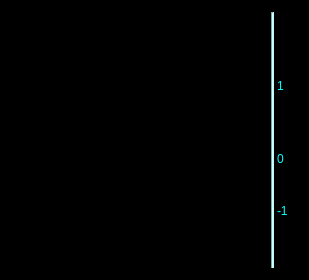
      <widget class="QFrame" name="frame_19">
       <property name="sizePolicy">
        <sizepolicy hsizetype="Expanding" vsizetype="Expanding">
         <horstretch>0</horstretch>
         <verstretch>0</verstretch>
        </sizepolicy>
       </property>
       <property name="maximumSize">
        <size>
         <width>16777215</width>
         <height>280</height>
        </size>
       </property>
       <property name="palette">
        <palette>
         <active>
          <colorrole role="Button">
           <brush brushstyle="SolidPattern">
            <color alpha="255">
             <red>0</red>
             <green>0</green>
             <blue>0</blue>
            </color>
           </brush>
          </colorrole>
          <colorrole role="Base">
           <brush brushstyle="SolidPattern">
            <color alpha="255">
             <red>0</red>
             <green>0</green>
             <blue>0</blue>
            </color>
           </brush>
          </colorrole>
          <colorrole role="Window">
           <brush brushstyle="SolidPattern">
            <color alpha="255">
             <red>0</red>
             <green>0</green>
             <blue>0</blue>
            </color>
           </brush>
          </colorrole>
         </active>
         <inactive>
          <colorrole role="Button">
           <brush brushstyle="SolidPattern">
            <color alpha="255">
             <red>0</red>
             <green>0</green>
             <blue>0</blue>
            </color>
           </brush>
          </colorrole>
          <colorrole role="Base">
           <brush brushstyle="SolidPattern">
            <color alpha="255">
             <red>0</red>
             <green>0</green>
             <blue>0</blue>
            </color>
           </brush>
          </colorrole>
          <colorrole role="Window">
           <brush brushstyle="SolidPattern">
            <color alpha="255">
             <red>0</red>
             <green>0</green>
             <blue>0</blue>
            </color>
           </brush>
          </colorrole>
         </inactive>
         <disabled>
          <colorrole role="Button">
           <brush brushstyle="SolidPattern">
            <color alpha="255">
             <red>0</red>
             <green>0</green>
             <blue>0</blue>
            </color>
           </brush>
          </colorrole>
          <colorrole role="Base">
           <brush brushstyle="SolidPattern">
            <color alpha="255">
             <red>0</red>
             <green>0</green>
             <blue>0</blue>
            </color>
           </brush>
          </colorrole>
          <colorrole role="Window">
           <brush brushstyle="SolidPattern">
            <color alpha="255">
             <red>0</red>
             <green>0</green>
             <blue>0</blue>
            </color>
           </brush>
          </colorrole>
         </disabled>
        </palette>
       </property>
       <property name="autoFillBackground">
        <bool>false</bool>
       </property>
       <property name="styleSheet">
        <string notr="true">background-color: rgb(0, 0, 0);</string>
       </property>
       <property name="frameShape">
        <enum>QFrame::StyledPanel</enum>
       </property>
       <property name="frameShadow">
        <enum>QFrame::Raised</enum>
       </property>
       <layout class="QHBoxLayout" name="horizontalLayout_11">
        <item>
         <layout class="QHBoxLayout" name="horizontalLayout_8">
          <property name="spacing">
           <number>3</number>
          </property>
          <item>
           <widget class="PyDMWaveformPlot" name="wfpRawPlusWeight">
            <property name="toolTip">
             <string/>
            </property>
            <property name="whatsThis">
             <string>
    PyDMWaveformPlot is a widget to plot one or more waveforms.

    Each curve can plot either a Y-axis waveform vs. its indices,
    or a Y-axis waveform against an X-axis waveform.

    Parameters
    ----------
    parent : optional
        The parent of this widget.
    init_x_channels: optional
        init_x_channels can be a string with the address for a channel,
        or a list of strings, each containing an address for a channel.
        If not specified, y-axis waveforms will be plotted against their
        indices. If a list is specified for both init_x_channels and
        init_y_channels, they both must have the same length.
        If a single x channel was specified, and a list of y channels are
        specified, all y channels will be plotted against the same x channel.
    init_y_channels: optional
        init_y_channels can be a string with the address for a channel,
        or a list of strings, each containing an address for a channel.
        If a list is specified for both init_x_channels and init_y_channels,
        they both must have the same length.
        If a single x channel was specified, and a list of y channels are
        specified, all y channels will be plotted against the same x channel.
    background: optional
        The background color for the plot.  Accepts any arguments that
        pyqtgraph.mkColor will accept.
    </string>
            </property>
            <property name="title" stdset="0">
             <string>${SENS_NAME} Raw + Weight Function</string>
            </property>
            <property name="curves">
             <stringlist>
              <string>{&quot;y_channel&quot;: &quot;ca://TORO:${AREA}:${POS}:S_R_WF&quot;, &quot;x_channel&quot;: &quot;ca://TORO:${AREA}:${POS}:WF_TIME.VALA&quot;, &quot;name&quot;: &quot;${INST} Raw Waveform&quot;, &quot;color&quot;: &quot;white&quot;, &quot;lineStyle&quot;: 1, &quot;lineWidth&quot;: 1, &quot;symbol&quot;: null, &quot;symbolSize&quot;: 10, &quot;redraw_mode&quot;: 2}</string>
              <string>{&quot;y_channel&quot;: &quot;ca://TORO:${AREA}:${POS}:SCL_VWF.AVAL&quot;, &quot;x_channel&quot;: &quot;ca://TORO:${AREA}:${POS}:WF_TIME.VALA&quot;, &quot;name&quot;: &quot;${INST}A Weight Function&quot;, &quot;color&quot;: &quot;cyan&quot;, &quot;lineStyle&quot;: 2, &quot;lineWidth&quot;: 1, &quot;symbol&quot;: null, &quot;symbolSize&quot;: 10, &quot;redraw_mode&quot;: 2}</string>
             </stringlist>
            </property>
            <property name="autoRangeX">
             <bool>false</bool>
            </property>
            <property name="maxXRange">
             <double>1458.000000000000000</double>
            </property>
           </widget>
          </item>
          <item>
           <widget class="Line" name="line_2">
            <property name="palette">
             <palette>
              <active>
               <colorrole role="Button">
                <brush brushstyle="SolidPattern">
                 <color alpha="255">
                  <red>180</red>
                  <green>255</green>
                  <blue>255</blue>
                 </color>
                </brush>
               </colorrole>
               <colorrole role="Base">
                <brush brushstyle="SolidPattern">
                 <color alpha="255">
                  <red>180</red>
                  <green>255</green>
                  <blue>255</blue>
                 </color>
                </brush>
               </colorrole>
               <colorrole role="Window">
                <brush brushstyle="SolidPattern">
                 <color alpha="255">
                  <red>180</red>
                  <green>255</green>
                  <blue>255</blue>
                 </color>
                </brush>
               </colorrole>
              </active>
              <inactive>
               <colorrole role="Button">
                <brush brushstyle="SolidPattern">
                 <color alpha="255">
                  <red>180</red>
                  <green>255</green>
                  <blue>255</blue>
                 </color>
                </brush>
               </colorrole>
               <colorrole role="Base">
                <brush brushstyle="SolidPattern">
                 <color alpha="255">
                  <red>180</red>
                  <green>255</green>
                  <blue>255</blue>
                 </color>
                </brush>
               </colorrole>
               <colorrole role="Window">
                <brush brushstyle="SolidPattern">
                 <color alpha="255">
                  <red>180</red>
                  <green>255</green>
                  <blue>255</blue>
                 </color>
                </brush>
               </colorrole>
              </inactive>
              <disabled>
               <colorrole role="Button">
                <brush brushstyle="SolidPattern">
                 <color alpha="255">
                  <red>180</red>
                  <green>255</green>
                  <blue>255</blue>
                 </color>
                </brush>
               </colorrole>
               <colorrole role="Base">
                <brush brushstyle="SolidPattern">
                 <color alpha="255">
                  <red>180</red>
                  <green>255</green>
                  <blue>255</blue>
                 </color>
                </brush>
               </colorrole>
               <colorrole role="Window">
                <brush brushstyle="SolidPattern">
                 <color alpha="255">
                  <red>180</red>
                  <green>255</green>
                  <blue>255</blue>
                 </color>
                </brush>
               </colorrole>
              </disabled>
             </palette>
            </property>
            <property name="styleSheet">
             <string notr="true">background-color: rgb(180, 255, 255);</string>
            </property>
            <property name="lineWidth">
             <number>1</number>
            </property>
            <property name="orientation">
             <enum>Qt::Vertical</enum>
            </property>
           </widget>
          </item>
          <item>
           <layout class="QVBoxLayout" name="verticalLayout_5">
            <property name="spacing">
             <number>0</number>
            </property>
            <item>
             <spacer name="verticalSpacer_8">
              <property name="orientation">
               <enum>Qt::Vertical</enum>
              </property>
              <property name="sizeHint" stdset="0">
               <size>
                <width>20</width>
                <height>40</height>
               </size>
              </property>
             </spacer>
            </item>
            <item>
             <spacer name="verticalSpacer_3">
              <property name="orientation">
               <enum>Qt::Vertical</enum>
              </property>
              <property name="sizeType">
               <enum>QSizePolicy::Fixed</enum>
              </property>
              <property name="sizeHint" stdset="0">
               <size>
                <width>20</width>
                <height>40</height>
               </size>
              </property>
             </spacer>
            </item>
            <item>
             <widget class="QLabel" name="label_17">
              <property name="minimumSize">
               <size>
                <width>0</width>
                <height>30</height>
               </size>
              </property>
              <property name="maximumSize">
               <size>
                <width>16777215</width>
                <height>30</height>
               </size>
              </property>
              <property name="palette">
               <palette>
                <active>
                 <colorrole role="WindowText">
                  <brush brushstyle="SolidPattern">
                   <color alpha="255">
                    <red>0</red>
                    <green>255</green>
                    <blue>255</blue>
                   </color>
                  </brush>
                 </colorrole>
                 <colorrole role="Button">
                  <brush brushstyle="SolidPattern">
                   <color alpha="255">
                    <red>0</red>
                    <green>0</green>
                    <blue>0</blue>
                   </color>
                  </brush>
                 </colorrole>
                 <colorrole role="Base">
                  <brush brushstyle="SolidPattern">
                   <color alpha="255">
                    <red>0</red>
                    <green>0</green>
                    <blue>0</blue>
                   </color>
                  </brush>
                 </colorrole>
                 <colorrole role="Window">
                  <brush brushstyle="SolidPattern">
                   <color alpha="255">
                    <red>0</red>
                    <green>0</green>
                    <blue>0</blue>
                   </color>
                  </brush>
                 </colorrole>
                </active>
                <inactive>
                 <colorrole role="WindowText">
                  <brush brushstyle="SolidPattern">
                   <color alpha="255">
                    <red>0</red>
                    <green>255</green>
                    <blue>255</blue>
                   </color>
                  </brush>
                 </colorrole>
                 <colorrole role="Button">
                  <brush brushstyle="SolidPattern">
                   <color alpha="255">
                    <red>0</red>
                    <green>0</green>
                    <blue>0</blue>
                   </color>
                  </brush>
                 </colorrole>
                 <colorrole role="Base">
                  <brush brushstyle="SolidPattern">
                   <color alpha="255">
                    <red>0</red>
                    <green>0</green>
                    <blue>0</blue>
                   </color>
                  </brush>
                 </colorrole>
                 <colorrole role="Window">
                  <brush brushstyle="SolidPattern">
                   <color alpha="255">
                    <red>0</red>
                    <green>0</green>
                    <blue>0</blue>
                   </color>
                  </brush>
                 </colorrole>
                </inactive>
                <disabled>
                 <colorrole role="WindowText">
                  <brush brushstyle="SolidPattern">
                   <color alpha="255">
                    <red>190</red>
                    <green>190</green>
                    <blue>190</blue>
                   </color>
                  </brush>
                 </colorrole>
                 <colorrole role="Button">
                  <brush brushstyle="SolidPattern">
                   <color alpha="255">
                    <red>0</red>
                    <green>0</green>
                    <blue>0</blue>
                   </color>
                  </brush>
                 </colorrole>
                 <colorrole role="Base">
                  <brush brushstyle="SolidPattern">
                   <color alpha="255">
                    <red>0</red>
                    <green>0</green>
                    <blue>0</blue>
                   </color>
                  </brush>
                 </colorrole>
                 <colorrole role="Window">
                  <brush brushstyle="SolidPattern">
                   <color alpha="255">
                    <red>0</red>
                    <green>0</green>
                    <blue>0</blue>
                   </color>
                  </brush>
                 </colorrole>
                </disabled>
               </palette>
              </property>
              <property name="toolTip">
               <string/>
              </property>
              <property name="statusTip">
               <string/>
              </property>
              <property name="styleSheet">
               <string notr="true">background-color: rgb(0, 0, 0);</string>
              </property>
              <property name="lineWidth">
               <number>0</number>
              </property>
              <property name="text">
               <string>1</string>
              </property>
             </widget>
            </item>
            <item>
             <spacer name="verticalSpacer_5">
              <property name="orientation">
               <enum>Qt::Vertical</enum>
              </property>
              <property name="sizeType">
               <enum>QSizePolicy::MinimumExpanding</enum>
              </property>
              <property name="sizeHint" stdset="0">
               <size>
                <width>20</width>
                <height>20</height>
               </size>
              </property>
             </spacer>
            </item>
            <item>
             <widget class="QLabel" name="label_18">
              <property name="minimumSize">
               <size>
                <width>0</width>
                <height>63</height>
               </size>
              </property>
              <property name="maximumSize">
               <size>
                <width>16777215</width>
                <height>50</height>
               </size>
              </property>
              <property name="palette">
               <palette>
                <active>
                 <colorrole role="WindowText">
                  <brush brushstyle="SolidPattern">
                   <color alpha="255">
                    <red>0</red>
                    <green>255</green>
                    <blue>255</blue>
                   </color>
                  </brush>
                 </colorrole>
                 <colorrole role="Button">
                  <brush brushstyle="SolidPattern">
                   <color alpha="255">
                    <red>0</red>
                    <green>0</green>
                    <blue>0</blue>
                   </color>
                  </brush>
                 </colorrole>
                 <colorrole role="Base">
                  <brush brushstyle="SolidPattern">
                   <color alpha="255">
                    <red>0</red>
                    <green>0</green>
                    <blue>0</blue>
                   </color>
                  </brush>
                 </colorrole>
                 <colorrole role="Window">
                  <brush brushstyle="SolidPattern">
                   <color alpha="255">
                    <red>0</red>
                    <green>0</green>
                    <blue>0</blue>
                   </color>
                  </brush>
                 </colorrole>
                </active>
                <inactive>
                 <colorrole role="WindowText">
                  <brush brushstyle="SolidPattern">
                   <color alpha="255">
                    <red>0</red>
                    <green>255</green>
                    <blue>255</blue>
                   </color>
                  </brush>
                 </colorrole>
                 <colorrole role="Button">
                  <brush brushstyle="SolidPattern">
                   <color alpha="255">
                    <red>0</red>
                    <green>0</green>
                    <blue>0</blue>
                   </color>
                  </brush>
                 </colorrole>
                 <colorrole role="Base">
                  <brush brushstyle="SolidPattern">
                   <color alpha="255">
                    <red>0</red>
                    <green>0</green>
                    <blue>0</blue>
                   </color>
                  </brush>
                 </colorrole>
                 <colorrole role="Window">
                  <brush brushstyle="SolidPattern">
                   <color alpha="255">
                    <red>0</red>
                    <green>0</green>
                    <blue>0</blue>
                   </color>
                  </brush>
                 </colorrole>
                </inactive>
                <disabled>
                 <colorrole role="WindowText">
                  <brush brushstyle="SolidPattern">
                   <color alpha="255">
                    <red>190</red>
                    <green>190</green>
                    <blue>190</blue>
                   </color>
                  </brush>
                 </colorrole>
                 <colorrole role="Button">
                  <brush brushstyle="SolidPattern">
                   <color alpha="255">
                    <red>0</red>
                    <green>0</green>
                    <blue>0</blue>
                   </color>
                  </brush>
                 </colorrole>
                 <colorrole role="Base">
                  <brush brushstyle="SolidPattern">
                   <color alpha="255">
                    <red>0</red>
                    <green>0</green>
                    <blue>0</blue>
                   </color>
                  </brush>
                 </colorrole>
                 <colorrole role="Window">
                  <brush brushstyle="SolidPattern">
                   <color alpha="255">
                    <red>0</red>
                    <green>0</green>
                    <blue>0</blue>
                   </color>
                  </brush>
                 </colorrole>
                </disabled>
               </palette>
              </property>
              <property name="toolTip">
               <string>Weight function scale</string>
              </property>
              <property name="whatsThis">
               <string/>
              </property>
              <property name="styleSheet">
               <string notr="true">background-color: rgb(0, 0, 0);</string>
              </property>
              <property name="text">
               <string>0</string>
              </property>
             </widget>
            </item>
            <item>
             <spacer name="verticalSpacer_6">
              <property name="orientation">
               <enum>Qt::Vertical</enum>
              </property>
              <property name="sizeType">
               <enum>QSizePolicy::MinimumExpanding</enum>
              </property>
              <property name="sizeHint" stdset="0">
               <size>
                <width>20</width>
                <height>20</height>
               </size>
              </property>
             </spacer>
            </item>
            <item>
             <widget class="QLabel" name="label_19">
              <property name="minimumSize">
               <size>
                <width>0</width>
                <height>0</height>
               </size>
              </property>
              <property name="palette">
               <palette>
                <active>
                 <colorrole role="WindowText">
                  <brush brushstyle="SolidPattern">
                   <color alpha="255">
                    <red>0</red>
                    <green>255</green>
                    <blue>255</blue>
                   </color>
                  </brush>
                 </colorrole>
                 <colorrole role="Button">
                  <brush brushstyle="SolidPattern">
                   <color alpha="255">
                    <red>0</red>
                    <green>0</green>
                    <blue>0</blue>
                   </color>
                  </brush>
                 </colorrole>
                 <colorrole role="Base">
                  <brush brushstyle="SolidPattern">
                   <color alpha="255">
                    <red>0</red>
                    <green>0</green>
                    <blue>0</blue>
                   </color>
                  </brush>
                 </colorrole>
                 <colorrole role="Window">
                  <brush brushstyle="SolidPattern">
                   <color alpha="255">
                    <red>0</red>
                    <green>0</green>
                    <blue>0</blue>
                   </color>
                  </brush>
                 </colorrole>
                </active>
                <inactive>
                 <colorrole role="WindowText">
                  <brush brushstyle="SolidPattern">
                   <color alpha="255">
                    <red>0</red>
                    <green>255</green>
                    <blue>255</blue>
                   </color>
                  </brush>
                 </colorrole>
                 <colorrole role="Button">
                  <brush brushstyle="SolidPattern">
                   <color alpha="255">
                    <red>0</red>
                    <green>0</green>
                    <blue>0</blue>
                   </color>
                  </brush>
                 </colorrole>
                 <colorrole role="Base">
                  <brush brushstyle="SolidPattern">
                   <color alpha="255">
                    <red>0</red>
                    <green>0</green>
                    <blue>0</blue>
                   </color>
                  </brush>
                 </colorrole>
                 <colorrole role="Window">
                  <brush brushstyle="SolidPattern">
                   <color alpha="255">
                    <red>0</red>
                    <green>0</green>
                    <blue>0</blue>
                   </color>
                  </brush>
                 </colorrole>
                </inactive>
                <disabled>
                 <colorrole role="WindowText">
                  <brush brushstyle="SolidPattern">
                   <color alpha="255">
                    <red>190</red>
                    <green>190</green>
                    <blue>190</blue>
                   </color>
                  </brush>
                 </colorrole>
                 <colorrole role="Button">
                  <brush brushstyle="SolidPattern">
                   <color alpha="255">
                    <red>0</red>
                    <green>0</green>
                    <blue>0</blue>
                   </color>
                  </brush>
                 </colorrole>
                 <colorrole role="Base">
                  <brush brushstyle="SolidPattern">
                   <color alpha="255">
                    <red>0</red>
                    <green>0</green>
                    <blue>0</blue>
                   </color>
                  </brush>
                 </colorrole>
                 <colorrole role="Window">
                  <brush brushstyle="SolidPattern">
                   <color alpha="255">
                    <red>0</red>
                    <green>0</green>
                    <blue>0</blue>
                   </color>
                  </brush>
                 </colorrole>
                </disabled>
               </palette>
              </property>
              <property name="styleSheet">
               <string notr="true">background-color: rgb(0, 0, 0);</string>
              </property>
              <property name="text">
               <string>-1</string>
              </property>
             </widget>
            </item>
            <item>
             <spacer name="verticalSpacer_7">
              <property name="orientation">
               <enum>Qt::Vertical</enum>
              </property>
              <property name="sizeType">
               <enum>QSizePolicy::Fixed</enum>
              </property>
              <property name="sizeHint" stdset="0">
               <size>
                <width>20</width>
                <height>50</height>
               </size>
              </property>
             </spacer>
            </item>
           </layout>
          </item>
         </layout>
        </item>
       </layout>
      </widget>
